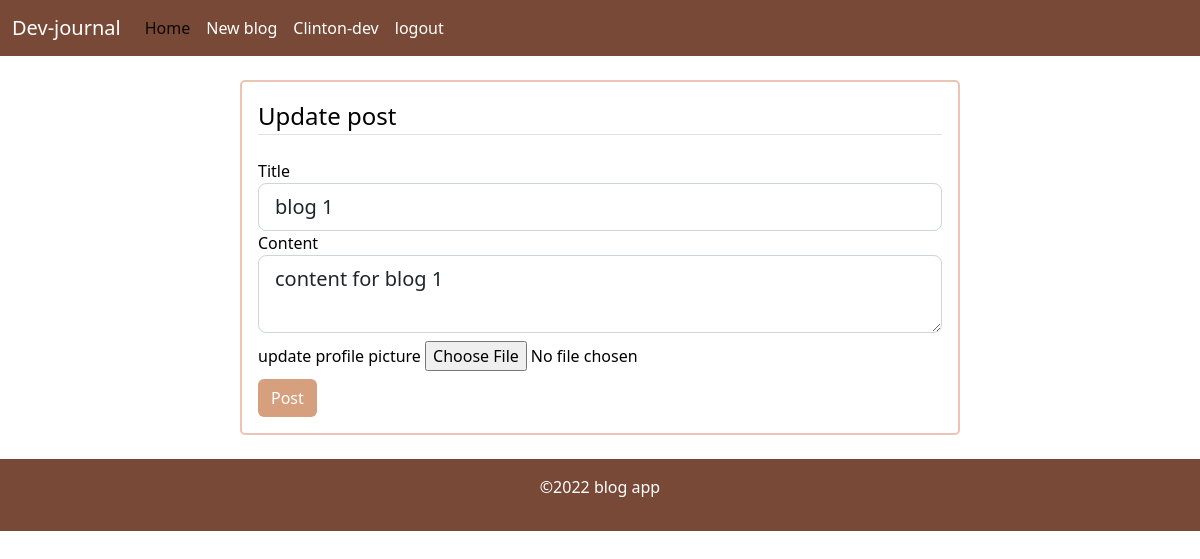
Screenshot of /post/1/update (signed in) with the database file from the repository.
### blog/models.py (models this page shows, shortened)
class User(db.Model, UserMixin):
    id = db.Column(db.Integer, primary_key=True)
    username = db.Column(db.String(20), unique=True, nullable=False)
    email = db.Column(db.String(120), unique=True, nullable=False)
    image_file = db.Column(db.String(20), nullable=False, default='user-default.jpg')
    password = db.Column(db.String(60), nullable=False)
    posts = db.relationship('Post', backref='author', lazy=True)
    comments = db.relationship('Comment', backref='user', lazy=True)

class Post(db.Model):
    id = db.Column(db.Integer, primary_key=True)
    title = db.Column(db.String(100), nullable=False)
    date_posted = db.Column(db.DateTime, nullable=False, default=datetime.utcnow)
    image_file = db.Column(db.String(20), nullable=False, default='blog-default.jpg')
    content = db.Column(db.Text, nullable=False)
    comments = db.relationship('Comment', backref='post', lazy=True)
    user_id = db.Column(db.Integer, db.ForeignKey('user.id'), nullable=False)

### blog/routes.py (the view)
@app.route("/post/<int:post_id>/update", methods=["POST","GET"])
@login_required
def update_post(post_id):
    post = Post.query.get_or_404(post_id)
    if post.author != current_user:
        abort(403)
    form = PostForm()
    if form.validate_on_submit():
        print(form.content.data)
        if form.picture.data:
            picture_file = save_blogpicture(form.picture.data)
            post.image_file = picture_file
        post.title = form.title.data
        post.content = form.content.data
        db.session.commit()
        flash('Blog updated successfully!', 'success')
        return redirect(url_for('post',post_id=post.id))
    elif request.method == 'GET':
        form.title.data = post.title
        form.content.data=post.content
    return render_template("create_post.html", title="update post", form=form, legend="Update post")

### blog/forms.py
class PostForm(FlaskForm):
    title = StringField('Title', validators=[DataRequired()])
    picture = FileField('update profile picture',validators=[FileAllowed(['jpg','png'])])
    content = TextAreaField('Content', validators=[DataRequired()])
    submit = SubmitField('Post')

### blog/models.py (called while the page is built)
@login_manager.user_loader
def load_user(user_id):
    return User.query.get(user_id)

### blog/templates/create_post.html (shortened to what this page needs)
{% extends "layout.html"%}
{% block content%}
    <div class="container">
        <div class="form-container mt-4 p-3">
            <form method="POST" action="">
                <fieldset class="form-group">
                    <legend class="border-bottom mb-4">{{legend}}</legend>
                    <div class="form-group">
                        {{ form.title.label(class="form-control-label") }}
                        {% if form.title.errors %}
                            {{ form.title(class="form-control form-control-lg is-invalid") }}
                            <div class="invalid-feedback">
                                {% for error in form.title.errors %}
                                    <span>{{ error }}</span>
                                {% endfor %}
                            </div>
                        {% else %}
                            {{ form.title(class="form-control form-control-lg") }}
                        {% endif %}
                    </div>
                    <div class="form-group">
                        {{ form.content.label(class="form-control-label") }}
                        {% if form.content.errors %}
                            {{ form.content(class="form-control form-control-lg is-invalid") }}
                            <div class="invalid-feedback">
                                {% for error in form.content.errors %}
                                    <span>{{ error }}</span>
                                {% endfor %}
                            </div>
                        {% else %}
                            {{ form.content(class="form-control form-control-lg") }}
                        {% endif %}
                    </div>
                    <div class="form-group mt-2">
                        {{ form.picture.label() }}
                        {{ form.picture(class="form-control-file") }}
                    </div>
                </fieldset>
                <div class="form-group mt-2">
                    {{ form.submit(class="btn form-btn") }}
                </div>
            </form>
        </div>
        </div>
{% endblock %}

### blog/templates/layout.html (shortened to what this page needs)
<!doctype html>
<html lang="en">
  <head>
    <link href="https://cdn.jsdelivr.net/npm/bootstrap@5.2.0-beta1/dist/css/bootstrap.min.css" rel="stylesheet">
    <link rel="stylesheet" href="{{url_for('static', filename='styles.css')}}">
  </head>
  <body>
    <nav class="navbar navbar-expand-lg navigation-bar">
        <div class="container-fluid">
        <a class="navbar-brand" href="{{url_for('home')}}">Dev-journal</a>
        <div class="collapse navbar-collapse" id="navbarNav">
            <ul class="navbar-nav">
            <li class="nav-item">
                <a class="nav-link active" aria-current="page" href="{{url_for('home')}}">Home</a>
            </li>
            {% if current_user.is_authenticated%}
              <li class="nav-item">
                <a class="nav-link" href="{{url_for('create_post')}}">New blog</a>
              </li>
              <li class="nav-item">
                <a class="nav-link" href="{{url_for('profile')}}">{{current_user.username}}</a>
              </li>
              <li class="nav-item">
                <a class="nav-link" href="{{url_for('logout')}}">logout</a>
              </li>
            {% endif %}
            </ul>
        </div>
        </div>
    </nav>
    {% block content%}{%endblock content%}
    <footer class="mt-4 py-3">
      <div class="container-fluid">
        <p class="text-center">&copy;2022 blog app</p>
      </div>
    </footer>
  </body>
</html>

### blog/static/styles.css (style rules this page uses)
body { color: #000; }
.navigation-bar { background-color: #774936; }
.navigation-bar a { color: #fff; }
.form-container { border: 2px solid #EDC4B3; border-radius: 5px; margin-bottom: 20px; width: 60vw; margin: 0 auto; }
.form-btn { background-color: #D69F7E; color: #fff; }
footer { background-color: #774936; color: #fff; }

### rows the page displays
User: username "Clinton-dev"
Post: title "blog 1", content "content for blog 1"

### other values shown
{{ legend }} "Update post"
